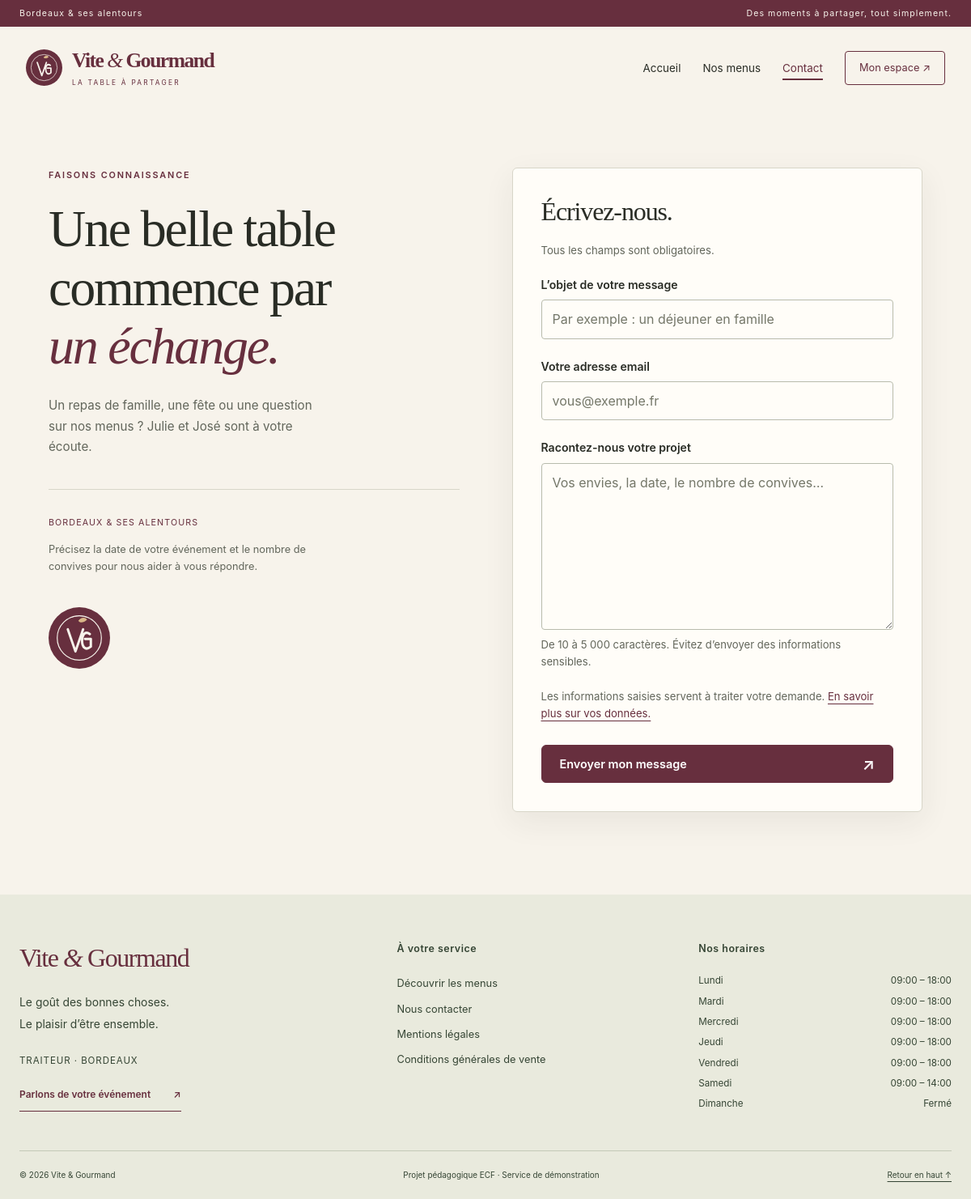
The page /contact.php on the database its author committed.
### tables this page shows
CREATE TABLE `horaires` (
    `id` INT NOT NULL AUTO_INCREMENT,
    `jour` VARCHAR(20) NOT NULL,
    `heure_ouverture` TIME DEFAULT NULL,
    `heure_fermeture` TIME DEFAULT NULL,
    `ferme` TINYINT(1) NOT NULL DEFAULT 0,

    PRIMARY KEY (`id`),
    UNIQUE KEY `jour` (`jour`)
);

### Config/security.php (called while the page is built, shortened)
<?php
function e(mixed $value): string
{
    return htmlspecialchars((string) $value, ENT_QUOTES | ENT_SUBSTITUTE, 'UTF-8');
}

### Templates/layout.php (the view, shortened to what this page needs)
<?php
require_once __DIR__ . '/../Config/security.php';
function renderHeader(string $title): void
{
    $role = $_SESSION['role'] ?? '';
    $staff = in_array($role, ['admin', 'employe'], true);
    $links = $staff
        ? ['admin-commandes.php' => 'Commandes', 'admin-menus.php' => 'Menus', 'admin-plats.php' => 'Plats', 'admin-horaires.php' => 'Horaires', 'admin-avis.php' => 'Avis']
        : ['index.php' => 'Accueil', 'menus.php' => 'Nos menus'];
    if (!$staff) {
        $links['contact.php'] = 'Contact';
    }
    $current = basename($_SERVER['SCRIPT_NAME'] ?? '');
    ?>
<!DOCTYPE html>
<html lang="fr">
<head>
    <link rel="stylesheet" href="style.css?v=<?= filemtime(__DIR__ . '/../Public/style.css') ?>">
</head>
<body class="<?= $staff ? 'staff-page' : 'public-page' ?>">
<div class="announcement">
    <span>Bordeaux & ses alentours</span>
    <span>Des moments à partager, tout simplement.</span>
</div>
<header class="site-header">
    <a class="brand" href="index.php" aria-label="Vite et Gourmand, accueil">
        <img src="assets/images/embleme.svg" alt="" width="45" height="45">
        <span>Vite <i>&</i> Gourmand<small>LA TABLE À PARTAGER</small></span>
    </a>
    <nav id="main-navigation" class="navbar-links" aria-label="Navigation principale">
        <?php foreach ($links as $href => $label): ?>
            <a href="<?= e($href) ?>" <?= $current === $href ? 'aria-current="page"' : '' ?>><?= e($label) ?></a>
        <?php endforeach; ?>
        <?php if (isset($_SESSION['user_id'])): ?>
            <form method="post" action="logout.php" class="logout-form">
                <?= csrfInput() ?>
                <button class="nav-account" type="submit">Déconnexion</button>
            </form>
        <?php else: ?>
            <a class="nav-account" href="login.php" <?= $current === 'login.php' ? 'aria-current="page"' : '' ?>>Mon espace <span aria-hidden="true">↗</span></a>
        <?php endif; ?>
    </nav>
</header>
<main id="main-content" class="page-shell">
<?php
}
function renderFooter(PDO $pdo): void
{
    $rows = $pdo->query('SELECT jour, heure_ouverture, heure_fermeture, ferme FROM horaires')->fetchAll(PDO::FETCH_ASSOC);
    $horaires = [];
    foreach ($rows as $row) {
        $horaires[strtolower($row['jour'])] = $row;
    }
    ?>
</main>
<footer class="site-footer">
    <div class="footer-grid">
        <div class="footer-intro">
            <a class="footer-brand" href="index.php">Vite <i>&</i> Gourmand</a>
            <p>Le goût des bonnes choses.<br>Le plaisir d’être ensemble.</p>
            <p class="footer-location">Traiteur · Bordeaux</p>
            <a href="contact.php" class="text-link">Parlons de votre événement <span aria-hidden="true">↗</span></a>
        </div>
        <div>
            <h2>À votre service</h2>
            <ul class="footer-links">
                <li><a href="menus.php">Découvrir les menus</a></li>
                <li><a href="contact.php">Nous contacter</a></li>
                <li><a href="mentions-legales.php">Mentions légales</a></li>
                <li><a href="cgv.php">Conditions générales de vente</a></li>
            </ul>
        </div>
        <div>
            <h2>Nos horaires</h2>
            <dl class="opening-hours">
                <?php foreach (['Lundi', 'Mardi', 'Mercredi', 'Jeudi', 'Vendredi', 'Samedi', 'Dimanche'] as $jour): $h = $horaires[strtolower($jour)] ?? null; ?>
                    <div>
                        <dt><?= $jour ?></dt>
                        <dd>
                            <?php if (!$h): ?>
                                Non renseigné
                            <?php elseif ((int) $h['ferme'] === 1): ?>
                                Fermé
                            <?php else: ?>
                                <?= e(substr((string) $h['heure_ouverture'], 0, 5)) ?> – <?= e(substr((string) $h['heure_fermeture'], 0, 5)) ?>
                            <?php endif; ?>
                        </dd>
                    </div>
                <?php endforeach; ?>
            </dl>
        </div>
    </div>
    <div class="footer-bottom">
        <span>© <?= date('Y') ?> Vite & Gourmand</span>
        <span>Projet pédagogique ECF · Service de démonstration</span>
        <a href="#main-content">Retour en haut ↑</a>
    </div>
</footer>
</body>
</html>
<?php
}

### Public/style.css (style rules this page uses)
:root { --color-primary: #672f3e; --color-primary-dark: #49202d; --color-secondary: #526b57; --color-accent: #d9b788; --color-text: #292c25; --color-muted: #62665b; --color-background: #f7f3eb; --color-surface: #fffdf8; --color-border: #d8d6c9; --color-error: #922b36; --radius: 6px; --shadow: 0 12px 38px rgb(41 44 37 / 7%); --font-body: -apple-system, BlinkMacSystemFont, 'Segoe UI', sans-serif; --font-heading: 'Iowan Old Style', 'Palatino Linotype', 'Book Antiqua', Georgia, serif; --page-width: 1240px; }
* { box-sizing: border-box; }
html { scroll-behavior: smooth; scroll-padding-top: 32px; }
body { margin: 0; background: var(--color-background); color: var(--color-text); font-family: var(--font-body); line-height: 1.65; }
a { color: var(--color-primary); text-underline-offset: 4px; }
img { max-width: 100%; height: auto; display: block; }
button, a, input, select, textarea { -webkit-tap-highlight-color: transparent; }
h1, h2, h3 { font-family: var(--font-heading); font-weight: 500; line-height: 1.13; letter-spacing: -0.035em; }
h2 { font-size: clamp(2rem, 3vw, 3rem); margin: 0 0 20px; }
p { margin: 0 0 20px; }
.text-link { font-size: 0.9rem; font-weight: 600; text-decoration: none; padding: 10px 0; border-bottom: 1px solid currentColor; display: inline-flex; align-items: center; gap: 28px; }
.announcement { min-height: 33px; padding: 6px max(24px, calc((100vw - var(--page-width)) / 2)); display: flex; align-items: center; justify-content: space-between; gap: 15px; background: var(--color-primary); color: var(--color-background); font-size: 0.66rem; letter-spacing: 0.1em; }
.site-header { max-width: calc(var(--page-width) + 64px); margin: auto; min-height: 102px; padding: 22px 32px; display: flex; align-items: center; justify-content: space-between; gap: 30px; }
.brand { display: flex; flex: 0 0 auto; align-items: center; gap: 12px; color: var(--color-primary); font-family: var(--font-heading); font-size: 1.6rem; font-weight: 600; line-height: 1.2; text-decoration: none; letter-spacing: -0.06em; }
.brand small { display: block; margin: 7px 0 0; font-family: var(--font-body); font-weight: 400; font-size: 0.52rem; letter-spacing: 0.27em; }
.brand i { font-weight: 400; }
.navbar-links { display: flex; align-items: center; gap: 27px; }
.navbar-links > a { font-size: 0.84rem; color: var(--color-text); text-decoration: none; padding: 10px 0; white-space: nowrap; }
.navbar-links > a[aria-current='page'] { color: var(--color-primary); text-decoration: underline; text-decoration-thickness: 2px; text-underline-offset: 8px; }
.navbar-links .nav-account { font-size: 0.8rem; padding: 9px 17px; min-height: 42px; border: 1px solid var(--color-primary); border-radius: 4px; color: var(--color-primary); background: transparent; }
.page-shell { max-width: var(--page-width); padding: 32px 0 72px; margin: auto; min-height: 45vh; }
.site-footer { background: #e9eadd; padding: 52px max(24px, calc((100vw - var(--page-width)) / 2)) 0; color: #354534; }
.footer-grid { display: grid; grid-template-columns: 1.3fr 1fr 1fr; gap: 60px; }
.footer-brand { font-family: var(--font-heading); font-size: 2rem; text-decoration: none; letter-spacing: -0.045em; }
.footer-intro > p { font-size: 0.87rem; line-height: 1.9; margin: 15px 0; }
.footer-intro .footer-location { font-size: 0.72rem; text-transform: uppercase; letter-spacing: 0.08em; margin: 22px 0 10px; }
.footer-intro .text-link { font-size: 0.75rem; }
.site-footer h2 { font-family: var(--font-body); font-size: 0.78rem; font-weight: 600; letter-spacing: 0.04em; margin: 8px 0 20px; }
.footer-links { padding: 0; list-style: none; margin: 0; }
.footer-links li { padding: 5px 0; font-size: 0.8rem; }
.footer-links a { color: inherit; text-decoration: none; }
.opening-hours { margin: 0; font-size: 0.73rem; }
.opening-hours > div { display: flex; justify-content: space-between; gap: 22px; padding: 3px 0; }
.opening-hours dd { margin: 0; white-space: nowrap; }
.footer-bottom { display: flex; justify-content: space-between; align-items: center; gap: 15px; margin-top: 45px; padding: 21px 0; border-top: 1px solid #c4c9b7; font-size: 0.62rem; }
.footer-bottom a { color: inherit; }
@media (max-width: 1340px) { .page-shell { margin: 0 40px; } }

### rows shown on the page
horaires: jour "Lundi", heure_ouverture "09:00", heure_fermeture "18:00"
horaires: jour "Mardi", heure_ouverture "09:00", heure_fermeture "18:00"
horaires: jour "Mercredi", heure_ouverture "09:00", heure_fermeture "18:00"
horaires: jour "Jeudi", heure_ouverture "09:00", heure_fermeture "18:00"
horaires: jour "Vendredi", heure_ouverture "09:00", heure_fermeture "18:00"
horaires: jour "Samedi", heure_ouverture "09:00", heure_fermeture "14:00"

### other values the page prints
$label "Accueil"
$label "Nos menus"
$label "Contact"
$jour "Dimanche"
